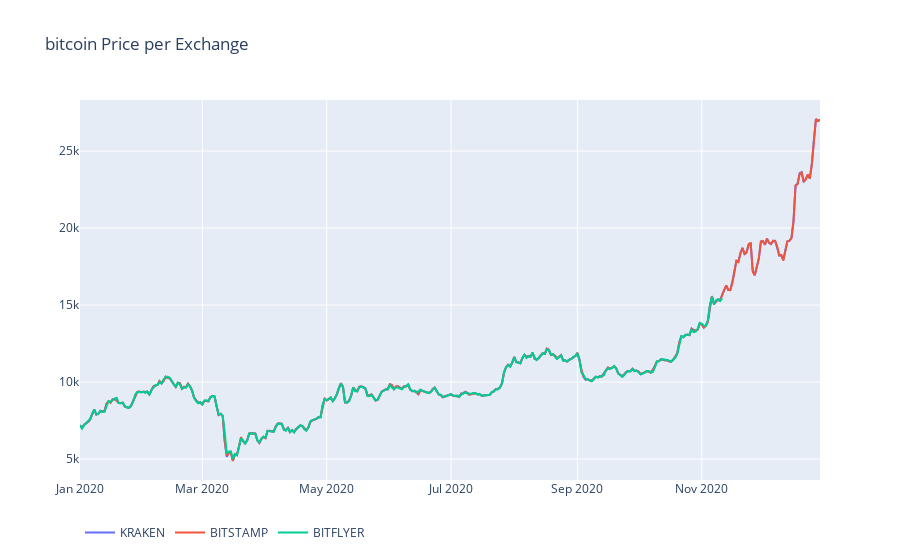

Notebook code cell kept with this figure:
### Code cell
# Remove "0" values
btc_usd_datasets.replace(0, np.nan, inplace=True)
df_scatter(btc_usd_datasets, "bitcoin Price per Exchange")

### Figure 1 — Plotly figure (JSON) as saved in the notebook; plotly's stock layout.template omitted (floating-point values rounded to 4 significant figures; data arrays with more than 128 entries replaced by an {"elided": "..."} marker saying what was removed)
{"data": [{"name": "KRAKEN", "type": "scatter", "visible": true, "x": {"elided": "364 str values"}, "y": {"elided": "364 float values"}}, {"name": "BITSTAMP", "type": "scatter", "visible": true, "x": {"elided": "364 str values"}, "y": {"elided": "364 float values"}}, {"name": "BITFLYER", "type": "scatter", "visible": true, "x": {"elided": "364 str values"}, "y": {"elided": "364 float values"}}], "layout": {"legend": {"orientation": "h"}, "title": {"text": "bitcoin Price per Exchange"}, "xaxis": {"type": "date"}, "yaxis": {"showticklabels": true, "title": {"text": ""}, "type": "linear"}}}
